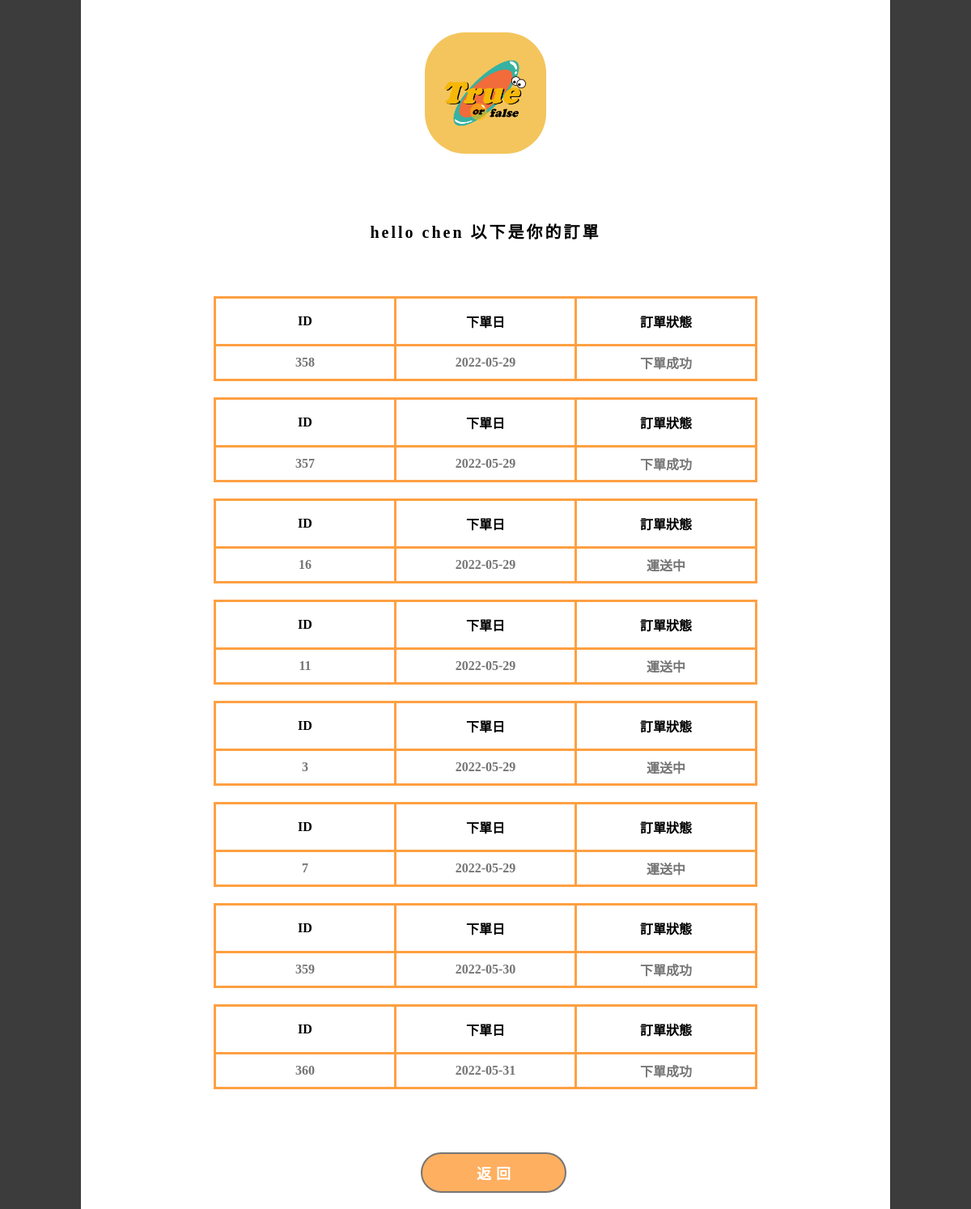
The page /orderStatus.php (signed in) on the database its author committed.
### tables this page shows
CREATE TABLE `pd_order` (
  `order_id` int(20) NOT NULL,
  `order_date` date NOT NULL DEFAULT current_timestamp(),
  `order_status` varchar(10) NOT NULL DEFAULT '下單成功',
  `ac_id` int(20) NOT NULL
);

### orderStatus.php (the view, shortened to what this page needs)
<?php
require_once 'db.php';
?>
<!DOCTYPE html>
<html lang="en">
<head>
</head>
<body style="background-color:#3C3C3C; padding: 0; margin: 0;">
    <?php
    $datas1=array();
    $query1 = "SELECT `order_id`,`order_date`,`order_status` FROM `pd_order`WHERE `ac_id` IN(SELECT `ac_id` FROM `account` WHERE `accountName` = '$_SESSION[acname]' ) ORDER BY `order_date` ASC";
    $query2 = "SELECT `pd_name` FROM `pd_list` WHERE `pd_id` IN(SELECT `pd_id` FROM `buylist` WHERE `order_id` IN(SELECT `order_id` FROM `pd_order` WHERE `ac_id` IN (SELECT `ac_id` FROM `account` WHERE `accountName` = '$_SESSION[acname]')))";
    $result1 = mysqli_query($link, $query1);
    $result2 = mysqli_query($link,$query2);
    if($result1 && $result2){
        if(mysqli_num_rows($result1)>0 && mysqli_num_rows($result2)>0){
            while($row3 = mysqli_fetch_assoc($result1)){
                $datas1[] = $row3;
            }
        }
    }else{
        echo "語法執行失敗，錯誤訊息：" . mysqli_error($link);
    }
    ?>
    <div class="resul">
        <div><img src="img/logo.jpg" alt="logo" style="width:150px; height:150px; border-radius:50px; margin-bottom:50px;margin-top:20px;animation:bounce infinite 1.5s;border-color:white"></div>
        <div style=" letter-spacing: 3px;font-size:20px"><h4>hello <?php echo $_SESSION['acname']?> 以下是你的訂單</h4></div>
    </div>
    <div class="resul">
        <?php if(!empty($datas1)):?>
			<?php foreach($datas1 as $key => $row1 ):?>
                <table border="1">
                    <tr>
                        <th>ID</th>
                    <th>下單日</th>
                    <th>訂單狀態</th>
                    </tr>
                    <tr>
                    <td><?php echo $row1['order_id']; ?></td>
                    <td><?php echo $row1['order_date']; ?></td>
                    <td><?php echo $row1['order_status']; ?></td>
                    <?php endforeach; ?>
			<?php else: ?>
                查無資料
		<?php endif; ?>
                    </tr>
                </table>
    </div>
    <div class="resul1">
        <button style="border:2px solid #757575;">
            <a href='backend.php'>返回</a>
        </button>
    </div>
</body>
</html>

### orderStatus.php (style rules this page uses)
.resul { text-align:center; display:flex; flex-direction:column; width:80%; justify-content:center; background-color:white; margin-left:auto; margin-right:auto; padding: 20px; }
.resul1 { text-align:center; display:flex; width:80%; justify-content:space-around; background-color:white; margin-left:auto; margin-right:auto; padding: 20px; }
a { color:white; font-size:18px; text-decoration:none; }
button { cursor:pointer; height:50px;width:180px; background-color:#FFAF60; color:white; border-radius:25px;border-color:#FFFF6F; font-weight:bold; font-size:14px;letter-spacing: 6px;padding-left: 12px;border:3px solid;margin-left:20px; }
td, tr { text-align:center; font-weight:bold; }
table { border-collapse: collapse; border-radius: 15px; width: 70%; margin-left:auto; margin-right:auto; table-layout : fixed; margin-bottom:20px; }
th { border: solid 3px #FFA042; padding: 16px 8px; }
td { border: solid 3px #FFA042; text-align: center; padding: 8px; color: #757575; }

### rows shown on the page
pd_order: order_id "358", order_date "2022-05-29", order_status "下單成功"
pd_order: order_id "357", order_date "2022-05-29", order_status "下單成功"
pd_order: order_id "16", order_date "2022-05-29", order_status "運送中"
pd_order: order_id "11", order_date "2022-05-29", order_status "運送中"
pd_order: order_id "3", order_date "2022-05-29", order_status "運送中"
pd_order: order_id "7", order_date "2022-05-29", order_status "運送中"
pd_order: order_id "359", order_date "2022-05-30", order_status "下單成功"
pd_order: order_id "360", order_date "2022-05-31", order_status "下單成功"

### other values the page prints
$_SESSION['acname'] "chen"
